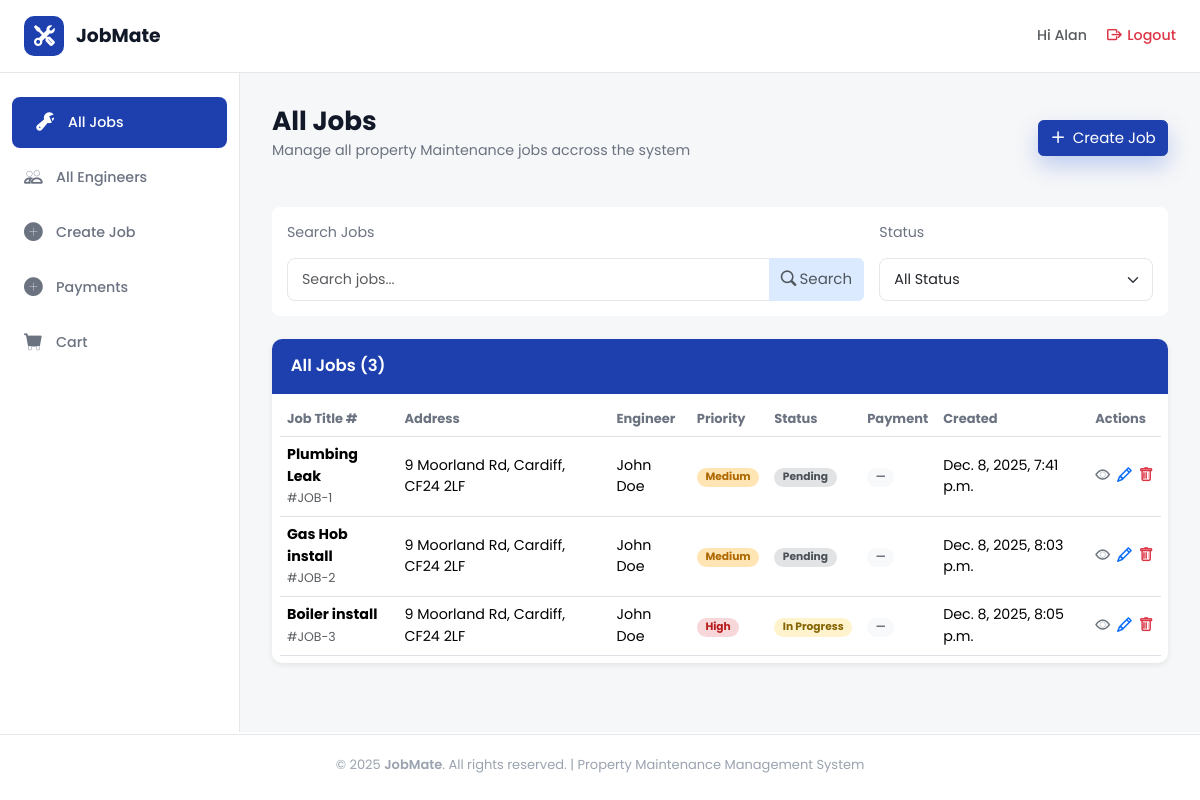
/jobs/all_jobs/ (signed in), run on an earlier commit of the app's database.
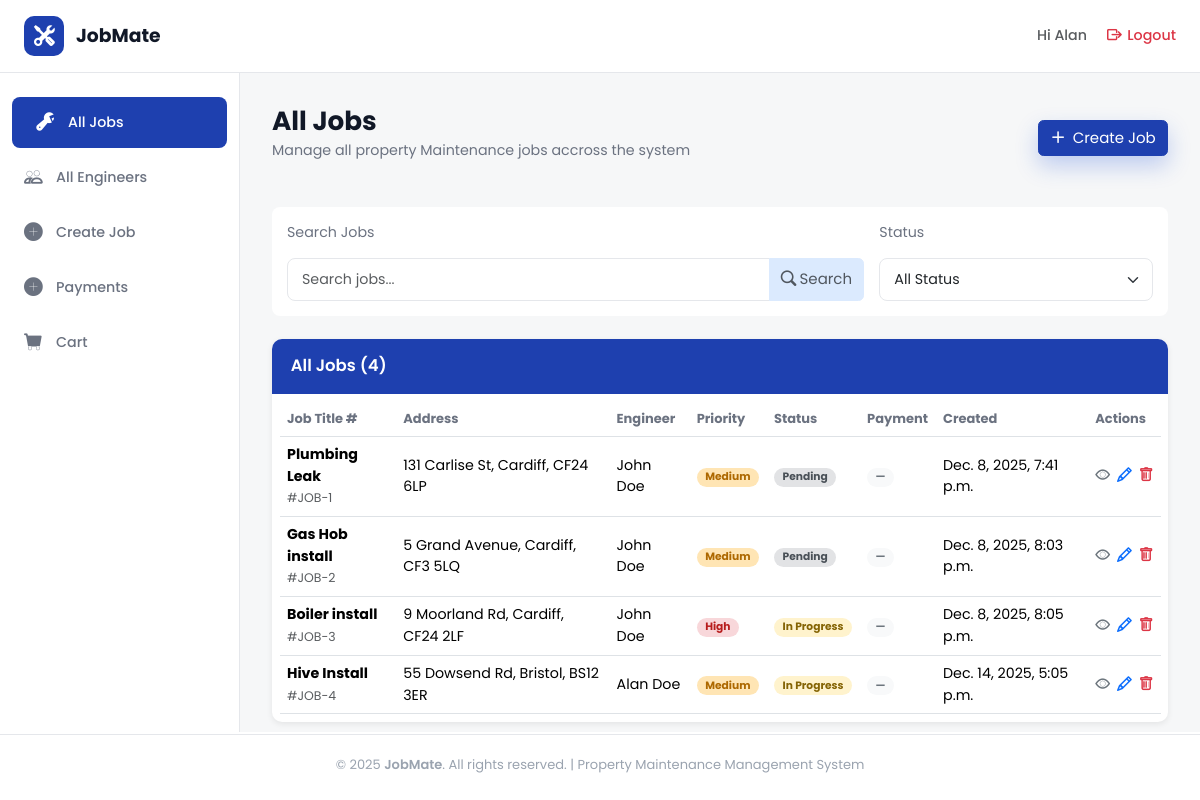
And on a later commit of the database.
### jobs/models.py (models this page shows, shortened)
class Job(models.Model):
    PRIORITY_CHOICES = [
        ('high', 'High'),
        ('medium', 'Medium'),
        ('low', 'Low'),
    ]
    CATEGORY_CHOICES = [
        ('plumbing', 'Plumbing'),
        ('heating', 'Heating'),
        ('electrical', 'Electrical'),
    ]
    STATUS_CHOICES = [
        ("pending", "Pending"),
        ("in_progress", "In Progress"),
        ("completed", "Completed"),
        ("cancelled", "Cancelled"),
    ]
    job_title = models.CharField(max_length=100)
    property_owner = models.CharField(max_length=100)
    address = models.CharField(max_length=200)
    city = models.CharField(max_length=100)
    post_code = models.CharField(max_length=20)
    priority = models.CharField(
        max_length=20,
        choices=PRIORITY_CHOICES,
        default='medium'
    )
    category = models.CharField(
        max_length=20,
        choices=CATEGORY_CHOICES
    )
    status = models.CharField(
        max_length=20,
        choices=STATUS_CHOICES,
        default="pending"
    )
    description = models.TextField()
    created_at = models.DateTimeField(auto_now_add=True)
    updated_at = models.DateTimeField(auto_now=True)
    due_date = models.DateField()
    estimated_hours = models.DecimalField(
        max_digits=4,
        decimal_places=1,
        null=True,
        blank=True
    )
    job_cost = models.DecimalField(
        max_digits=10,
        decimal_places=2,
        null=True,
        blank=True
    )
    assigned_engineer = models.ForeignKey(
        User,
        on_delete=models.SET_NULL,
        null=True,
        blank=True,
        related_name="assigned_jobs"
    )

### jobs/views.py (the view)
# urls.py: path('all_jobs/', views.all_jobs, name='all_jobs'),
@login_required
def all_jobs(request):
    user = request.user
    if user.profile.role == "Admin":
        job_list = Job.objects.all()
    else:
        job_list = Job.objects.filter(assigned_engineer = user)
    return render(request, 'all_jobs.html', {"job_list": job_list})

### jobs/templates/all_jobs.html (shortened to what this page needs)
{% extends "dashboard_base.html" %}
{% load static %}
{% block content %}
<div class="heading-section d-flex flex-column justify-content-between flex-md-row">
  <div class="row">
    <h1 class="section-title">All Jobs</h1>
    <p class="section-subtitle">
      Manage all property Maintenance jobs accross the system
    </p>
  </div>
  {% if request.user.is_authenticated and request.user.profile.role == "Admin" %}
  <a href="{% url 'jobs:create_job' %}"
    class="btn btn-primary shadow-cta d-flex align-items-center justify-content-center h-50 mt-3">
    <i class="bi bi-plus-lg me-2"></i>Create Job
  </a>
  {% endif %}
</div>
<div class="filter-container d-flex flex-grow-1 flex-column justify-content-between flex-md-row gap-3 mb-4">
  <div class="search-col col-8">
    <p class="section-subtitle">Search Jobs</p>
    <div class="input-group">
      <input type="text" class="form-control" placeholder="Search jobs..." />
      <button class="btn btn-secondary text-muted">
        <i class="bi bi-search me-1"></i>Search
      </button>
    </div>
  </div>
  <div class="col">
    <p class="section-subtitle">Status</p>
    <select class="form-select">
      <option value="">All Status</option>
    </select>
  </div>
</div>
  <div>
    <div class="table-container">
      <div class="table-header">All Jobs ({{ job_list.count }})</div>
      <div class="table-responsive p-2">
        <table class="table align-middle mb-0">
          <thead class="table-head">
            <tr>
              <th>Job Title #</th>
              <th>Address</th>
              <th>Engineer</th>
              <th>Priority</th>
              <th>Status</th>
              <th>Payment</th>
              <th>Created</th>
              <th>Actions</th>
            </tr>
          </thead>
          <tbody>
            {% for job in job_list %}
            <tr>
              <td data-label="Job Title">
                <strong>{{ job.job_title}}</strong><br /><small class="text-muted">#JOB-{{ job.id }}</small>
              </td>
              <td data-label="Address">{{ job.address }}, {{ job.city }}, {{ job.post_code }}</td>
              <td data-label="Engineer">{{ job.assigned_engineer.first_name }} {{ job.assigned_engineer.last_name }}
              </td>
              <td data-label="Priority">
                <span class="badge badge-rounded
                {% if job.priority == 'high' %} badge-high
                {% elif job.priority == 'medium' %}badge-medium
                {% elif job.priority == 'low' %}badge-low
                {% endif %}">
                {{ job.get_priority_display }}
                </span>
              </td>
              <td data-label="Status">
                <span class="badge badge-rounded
                {% if job.status == 'pending' %}badge-pending
                {% elif job.status == 'in_progress' %}badge-progress
                {% elif job.status == 'completed' %}badge-completed
                {% elif job.status == 'cancelled' %}bg-danger
                {% endif %} ">
                {{ job.get_status_display }}
              </span>
              </td>
              <td data-label="Payment">
                <span class="badge badge-rounded bg-light text-secondary">—</span>
              </td>
              <td data-label="Created">{{ job.created_at}}</td>
              <td data-label="Actions">
                <div class="d-flex flex-row justify-content-around">
                  <a href="{% url 'jobs:job_detail' %}" class="text-secondary me-2"><i class="bi bi-eye"></i></a>
                  {% if request.user.is_authenticated and request.user.profile.role == "Admin" %}
                  <a href="{% url 'jobs:edit_job' %}" class="text-primary me-2"><i class="bi bi-pencil"></i></a>
                  <a href="{% url 'jobs:delete_job' %}" class="text-danger"><i class="bi bi-trash"></i></a>
                  {% endif %}
                </div>
              </td>
            </tr>
            {% empty %}
            <tr>
              <td colspan="8" class="text-danger">No jobs found!</td>
            </tr>
            {% endfor %}
          </tbody>
        </table>
      </div>
    </div>
  </div>
  {% endblock %}

### templates/dashboard_base.html (shortened to what this page needs)
{% extends "base.html" %}
{% load static %}
{% block body %}
<header class="top-header">
  <div class="logo-section">
    <a href="{% url 'home:home' %}">
      <div class="logo-icon">
        <i class="bi bi-tools"></i>
      </div>
      <span class="logo-text">JobMate</span>
    </a>
  </div>
  <div class="header-right">
    <div class="user-info">
      <a href="{% url 'users:profile_settings' %}" class="text-decoration-none text-muted"><span>Hi {% if request.user.is_authenticated and request.user.first_name == "" %}
        {{ request.user.username }}
        {% else %}
         {{request.user.first_name}}
          {% endif %} </span></a>
    </div>
    <a href="{% url 'account_logout' %}" class="logout-btn text-danger">
      <i class="bi bi-box-arrow-right"></i>
      <span>Logout</span>
    </a>
  </div>
</header>
<div class="dashboard-layout">
  <aside class="sidebar">
    <ul class="sidebar-nav">
      <li>
        <a href="{% url 'jobs:all_jobs' %}"
          class="{% if request.resolver_match.url_name == 'all_jobs' %}active{% endif %}">
          <i class="bi bi-wrench-adjustable"></i>
          <span>All Jobs</span>
        </a>
      </li>
      {% if request.user.is_authenticated and request.user.profile.role == "Admin" %}
      <li>
        <a href="{% url 'users:all_engineers' %}"
          class="{% if request.resolver_match.url_name == 'all_engineers' %}active{% endif %}">
          <i class="bi bi-people"></i>
          <span>All Engineers</span>
        </a>
      </li>
      <li>
        <a href="{% url 'jobs:create_job' %}"
          class="{% if request.resolver_match.url_name == 'create_job' %}active nav-link disabled{% endif %} {% if request.resolver_match.url_name == 'edit_job' %}d-none{% endif %}">
          <i class="bi bi-plus-circle-fill"></i>
          <span>Create Job</span>
        </a>
      </li>
      {% endif %}
      <li>
        <a href="{% url 'cart:payments' %}"
          class="{% if request.resolver_match.url_name == 'payments' %}active nav-link disabled{% endif %}">
          <i class="bi bi-plus-circle-fill"></i>
          <span>Payments</span>
        </a>
      </li>
      <li>
        <a href="{% url 'cart:basket' %}"
          class="{% if request.resolver_match.url_name == 'basket' %}active nav-link disabled{% endif %}">
          <i class="bi bi-cart-fill"></i>
          <span>Cart</span>
        </a>
      </li>
    </ul>
  </aside>
  <main class="main-content">
    {% block content %} {% endblock %}
  </main>
</div>
{% endblock %}

### templates/base.html (shortened to what this page needs)
{% load static %}
<!DOCTYPE html>
<html lang="en">
<head>
    <link href="https://cdn.jsdelivr.net/npm/bootstrap@5.3.3/dist/css/bootstrap.min.css" rel="stylesheet">
    <link href="https://cdn.jsdelivr.net/npm/bootstrap-icons@1.11.3/font/bootstrap-icons.css" rel="stylesheet">
    <link rel="stylesheet" href="{% static 'css/base.css' %}?v=20251012">
    <link rel="stylesheet" href="{% static 'css/home.css' %}?v=20251012">
    <link rel="stylesheet" href="{% static 'css/accounts.css' %}?v=20251012">
    <link rel="stylesheet" href="{% static 'css/dashboard_base.css' %}?v=20251012">
    <link rel="stylesheet" href="{% static 'css/tables.css' %}?v=20251012">
    <link rel="stylesheet" href="{% static 'css/form.css' %}?v=20251012">
    <link rel="stylesheet" href="{% static 'css/job_detail.css' %}?v=20251012">
    <link rel="stylesheet" href="{% static 'css/delete.css' %}?v=20251012">
    <link rel="stylesheet" href="{% static 'css/cart.css' %}?v=20251012">
</head>
<body class="d-flex flex-column min-vh-100">
    <main class="flex-grow-1 d-flex flex-column">
        {% block body %}{% endblock %}
    </main>
    {% if not hide_footer %}
    <footer class="site-footer">
        © 2025 <span class="fw-semibold">JobMate</span>. All rights reserved. |
        Property Maintenance Management System
    </footer>
    {% endif %}
</body>
</html>

### static/css/base.css (style rules this page uses)
html { font-size: 15px; }
:root { --jm-blue-600: #2563eb; --jm-blue-700: #1e40af; --jm-default: #ffffff; --jm-main: #e5e7eb; --jm-secondary: #1e40af; --jm-accent: #dbeafe; --jm-accent-light: #f6f7f8; --jm-links: #2563eb; --jm-other: #fecaca; --ink: #111827; --muted: #6b7280; --muted-2: #9aa3af; --footer-bg: #0f172a; --card-radius: 14px; --tile-radius: 18px; --shadow-soft: 0 8px 16px rgba(15, 23, 42, 0.06); --shadow-tile: 0 14px 30px rgba(37, 99, 235, 0.25); --shadow-cta: 0 10px 22px rgba(29, 78, 216, 0.25); --purple: #7e22ce; --topbar-h: 66px; --footer-h: 20px; --sidebar-width: 240px; }
* { box-sizing: border-box; }
body { font-family: "Poppins", system-ui, -apple-system, Segoe UI, Roboto, Helvetica, Arial, sans-serif; font-size: 0.95rem; color: var(--ink); background: var(--page-bg); margin: 0 auto; }
.btn-primary { background-color: var(--jm-blue-700) !important; border-color: var(--jm-blue-700) !important; font-size: 1rem; transition: all 0.25s ease; }
.btn-secondary { background-color: var(--jm-accent) !important; border-color: var(--jm-accent) !important; font-size: 1rem; transition: all 0.25s ease; color: var(--ink); }
.bi::before { font-weight: bold !important; }
.section-title { font-weight: 700; font-size: 1.75rem; color: var(--ink); margin-bottom: 0.25rem; }
.section-subtitle { color: var(--muted); }
.site-footer { padding: var(--footer-h) 0 26px; margin-top: auto; text-align: center; color: var(--muted-2); border-top: var(--jm-main) 1px solid; font-size: small; }

### static/css/home.css (style rules this page uses)
.shadow-cta { box-shadow: var(--shadow-cta); }

### static/css/accounts.css (style rules this page uses)
.form-control, .form-select { border-radius: 8px; border: 1px solid #e5e7eb; padding: 10px 14px; font-size: 0.95rem; transition: border-color .2s, box-shadow .2s; }

### static/css/dashboard_base.css (style rules this page uses)
.dashboard-layout { display: flex; max-width: 1800px; margin: 0 auto; width: 100%; }
.main-content { flex: 1; padding: 32px; background-color: var(--jm-accent-light); overflow-y: auto; height: calc(100vh - 55px - var(--topbar-h) - var(--footer-h)); }
.top-header { background: var(--jm-default); border-bottom: 1px solid var(--jm-main); margin: 0 auto; padding: 16px 24px; display: flex; justify-content: space-between; align-items: center; position: sticky; max-width: 1800px; width: 100%; top: 0; z-index: 1000; }
.logo-section { display: flex; align-items: center; gap: 12px; }
.logo-section a { display: flex; align-items: center; gap: 12px; text-decoration: none; }
.logo-icon { width: 40px; height: 40px; background: var(--jm-blue-700); border-radius: 10px; display: flex; align-items: center; justify-content: center; color: var(--jm-default); font-size: 20px; }
.logo-text { font-size: 1.25rem; font-weight: 700; color: var(--ink); }
.header-right { display: flex; align-items: center; gap: 20px; }
.user-info { display: flex; align-items: center; gap: 8px; color: var(--muted); font-weight: 500; }
.logout-btn { color: var(--muted); text-decoration: none; display: flex; align-items: center; gap: 6px; font-weight: 500; transition: color 0.3s; }
.sidebar { width: var(--sidebar-width); background: var(--jm-default); border-right: 1px solid var(--jm-main); padding: 24px 0; position: sticky; top: 73px; overflow-y: auto; }
.sidebar-nav { list-style: none; padding: 0; margin: 0; }
.sidebar-nav li { margin-bottom: 4px; }
.sidebar-nav a { display: flex; align-items: center; gap: 12px; padding: 12px 24px; color: var(--muted); text-decoration: none; font-weight: 500; transition: all 0.3s; }
.sidebar-nav a.active { background: var(--jm-blue-700); color: white; border-radius: 8px; margin: 0 12px; }
.sidebar-nav a i { font-size: 18px; width: 20px; }

### static/css/tables.css (style rules this page uses)
.heading-section { margin-bottom: 1rem; }
.filter-container { background-color: var(--jm-default); margin-top: 2rem; padding: 1rem; border-radius: 8px; }
.table-container { border-radius: 10px; overflow: hidden; box-shadow: 0 2px 6px rgba(0, 0, 0, 0.08); background: white; }
.table-header { background-color: var(--jm-blue-700); color: var(--jm-default); padding: 1rem 1.25rem; font-weight: 600; font-size: 1.1rem; width: 100%; }
.table-head th { color: var(--muted); font-size: small; }
.badge-rounded { border-radius: 1rem; padding: 0.4em 0.8em; }
.badge-high { background-color: #f8d7da; color: #b71c1c; }
.badge-medium { background-color: #ffe5b4; color: #ad6800; }
.badge-progress { background-color: #fff3cd; color: #856404; }
.badge-pending { background-color: #e2e3e5; color: #495057; }

What changed in the data, as far as the page shows it:
changed Job "Plumbing Leak": address "9 Moorland Rd" → "131 Carlise St"; post_code "CF24 2LF" → "CF24 6LP"
changed Job "Gas Hob install": address "9 Moorland Rd" → "5 Grand Avenue"; post_code "CF24 2LF" → "CF3 5LQ"
added Job: job_title "Hive Install", id "4", address "55 Dowsend Rd", city "Bristol", post_code "BS12 3ER", assigned_engineer.first_name "Alan", assigned_engineer.last_name "Doe", priority "Medium", status "In Progress", created_at "Dec. 14, 2025, 5:05 p.m."
Also different on the page:
{{ job_list.count }}: "3" → "4"
